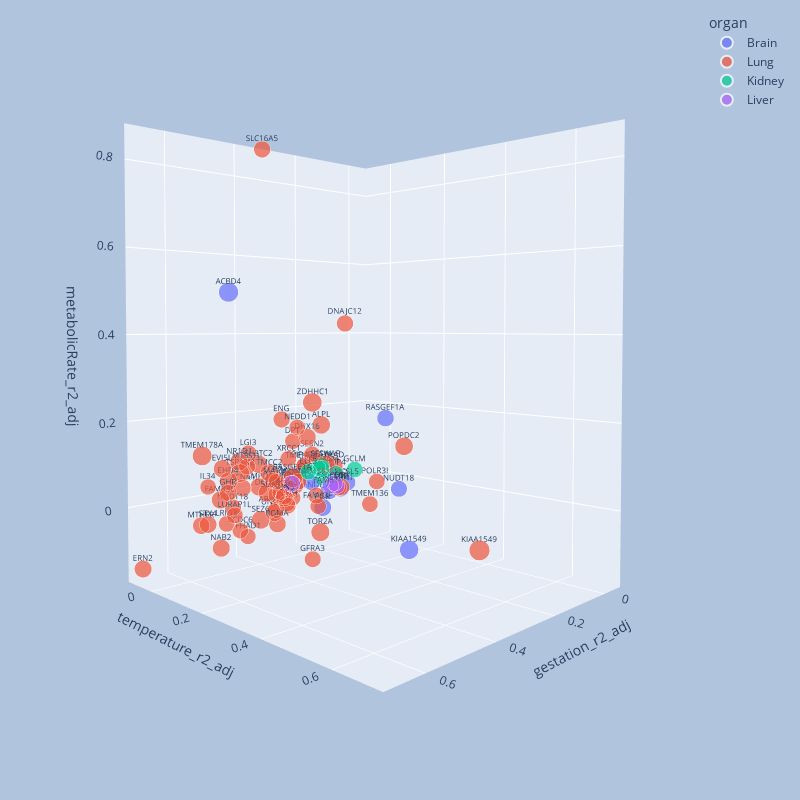

The cell this chart's notebook holds for it:
### Code cell
import plotly.express as px
import numpy as np
fig = px.scatter_3d(df, x="gestation_r2_adj", y="temperature_r2_adj", z="metabolicRate_r2_adj", size="maxlifespan_r2_adj", color='organ',
                    text = "symbol", hover_data=['symbol'], width=800, height=800)
fig.update_layout(
    margin=dict(l=50, r=50, t=10, b=100),
    paper_bgcolor="LightSteelBlue",
)
fig.update_traces(textfont_size=8)
#fig.update_layout(scene_zaxis_type="log")
fig.show()

### Figure 1 — Plotly figure (JSON) as saved in the notebook; plotly's stock layout.template omitted (floating-point values rounded to 4 significant figures)
{"data": [{"customdata": [["ACBD4"], ["KIAA1549"], ["PGR"], ["NEDD4"], ["FAM81A"], ["CYHR1"], ["RASGEF1A"], ["TRIM35"], ["ACSL5"], ["NUDT18"], ["HDAC3"]], "hovertemplate": "organ=Brain<br>gestation_r2_adj=%{x}<br>temperature_r2_adj=%{y}<br>metabolicRate_r2_adj=%{z}<br>maxlifespan_r2_adj=%{marker.size}<br>symbol=%{text}<extra></extra>", "legendgroup": "Brain", "marker": {"color": "#636efa", "size": [0.7538, 0.7071, 0.6031, 0.5982, 0.5769, 0.5683, 0.5656, 0.5587, 0.5422, 0.5329, 0.5111], "sizemode": "area", "sizeref": 0.002065, "symbol": "circle"}, "mode": "markers+text", "name": "Brain", "scene": "scene", "showlegend": true, "text": ["ACBD4", "KIAA1549", "PGR", "NEDD4", "FAM81A", "CYHR1", "RASGEF1A", "TRIM35", "ACSL5", "NUDT18", "HDAC3"], "textfont": {"size": 8}, "type": "scatter3d", "x": [0.4957, 0.5119, 0.2818, 0.1777, 0.2199, 0.1274, 0.2071, 0.2353, 0.1067, 0.1256, 0.3142], "y": [0.006725, 0.604, 0.1007, -0.002072, 0.05512, -7.17e-05, 0.2468, 0.005458, 0.004403, 0.2153, -0.008322], "z": [0.5002, 0, -0.0331, 0.03639, -0.006763, -0.02041, 0.1964, 0.01191, -0.006343, 0.007803, -0.01458]}, {"customdata": [["TMEM178A"], ["RASGEF1A"], ["ZDHHC1"], ["SFSWAP"], ["TOR2A"], ["TSPAN2"], ["SUN5"], ["TMCC2"], ["SEZ6"], ["POPDC2"], ["NR1D1"], ["EHD4"], ["ALPL"], ["SH3TC2"], ["DCLK2"], ["SMPD1"], ["EVI5L"], ["SLC26A8"], ["FAM83C"], ["UNC79"], ["ERN2"], ["NAB2"], ["TAF3"], ["ALAD"], ["KCNK1"], ["DHX16"], ["MTHFR"], ["MIP"], ["STX4"], ["RGMA"], ["GHR"], ["ARHGAP1"], ["SLC16A5"], ["XPNPEP2"], ["CLUH"], ["DNAJC12"], ["CCDC83"], ["NUDT18"], ["ENG"], ["FNDC7"], ["MTSS1L"], ["MAT1A"], ["NEDD4"], ["SESN2"], ["GFRA3"], ["CLEC2L"], ["LGI3"], ["PKN3"], ["LURAP1L"], ["CCR7"], ["SLC7A10"], ["TMEM204"], ["XRCC1"], ["LRIG3"], ["PMM1"], ["NKD1"], ["KIAA1549"], ["CPLX3"], ["TMEM136"], ["FAM83F"], ["DPT"], ["POLR3H"], ["NDNF"], ["PIP4P2"], ["IL34"], ["CCDC6"], ["FHAD1"], ["NEDD1"]], "hovertemplate": "organ=Lung<br>gestation_r2_adj=%{x}<br>temperature_r2_adj=%{y}<br>metabolicRate_r2_adj=%{z}<br>maxlifespan_r2_adj=%{marker.size}<br>symbol=%{text}<extra></extra>", "legendgroup": "Lung", "marker": {"color": "#EF553B", "size": [0.7347, 0.7331, 0.7153, 0.6716, 0.6693, 0.6675, 0.6672, 0.6586, 0.6553, 0.6524, 0.6456, 0.643, 0.6388, 0.6345, 0.629, 0.627, 0.6269, 0.6262, 0.6262, 0.6052, 0.5904, 0.6047, 0.6017, 0.597, 0.5951, 0.5872, 0.5821, 0.582, 0.5816, 0.576, 0.5699, 0.5603, 0.5581, 0.556, 0.5547, 0.5529, 0.549, 0.5466, 0.5461, 0.5436, 0.5411, 0.5396, 0.5353, 0.5326, 0.5321, 0.5314, 0.5283, 0.5272, 0.5256, 0.5245, 0.5239, 0.5225, 0.5221, 0.5211, 0.5199, 0.519, 0.8259, 0.5178, 0.5157, 0.5139, 0.5123, 0.5087, 0.5066, 0.505, 0.5025, 0.5011, 0.5004, 0.5002], "sizemode": "area", "sizeref": 0.002065, "symbol": "circle"}, "mode": "markers+text", "name": "Lung", "scene": "scene", "showlegend": true, "text": ["TMEM178A", "RASGEF1A", "ZDHHC1", "SFSWAP", "TOR2A", "TSPAN2", "SUN5", "TMCC2", "SEZ6", "POPDC2", "NR1D1", "EHD4", "ALPL", "SH3TC2", "DCLK2", "SMPD1", "EVI5L", "SLC26A8", "FAM83C", "UNC79", "ERN2", "NAB2", "TAF3", "ALAD", "KCNK1", "DHX16", "MTHFR", "MIP", "STX4", "RGMA", "GHR", "ARHGAP1", "SLC16A5", "XPNPEP2", "CLUH", "DNAJC12", "CCDC83", "NUDT18", "ENG", "FNDC7", "MTSS1L", "MAT1A", "NEDD4", "SESN2", "GFRA3", "CLEC2L", "LGI3", "PKN3", "LURAP1L", "CCR7", "SLC7A10", "TMEM204", "XRCC1", "LRIG3", "PMM1", "NKD1", "KIAA1549", "CPLX3", "TMEM136", "FAM83F", "DPT", "POLR3H", "NDNF", "PIP4P2", "IL34", "CCDC6", "FHAD1", "NEDD1"], "textfont": {"size": 8}, "type": "scatter3d", "x": [0.5398, 0.5315, 0.38, 0.4196, 0.3542, 0.4327, 0.442, 0.3673, 0.38, -0.03409, 0.44, 0.4635, 0.1812, 0.3763, 0.3427, 0.3611, 0.4912, 0.3986, 0.4868, 0.3246, 0.6805, 0.5596, 0.3216, 0.1402, 0.4104, 0.2745, 0.5848, 0.2114, 0.5419, 0.3848, 0.5051, 0.3115, 0.4017, 0.2765, 0.3063, 0.275, 0.2726, 0.4444, 0.3216, 0.1983, 0.4391, 0.4571, 0.2712, 0.2265, 0.3574, 0.118, 0.3939, 0.279, 0.5359, 0.3239, 0.2703, 0.2193, 0.2894, 0.4714, 0.2599, 0.2728, 0.4212, 0.285, 0.2967, 0.2915, 0.2588, -0.04579, 0.2716, 0.2188, 0.515, 0.4335, 0.414, 0.3213], "y": [-0.04295, 0.2871, 0.1754, 0.2668, 0.1738, -0.03786, 0.1469, -0.004109, -0.02392, 0.08471, -0.03167, -0.04377, -0.01807, -0.03725, -0.04438, -0.05456, -0.02905, 0.06571, -0.04459, -0.03866, -0.07587, 0.06301, -0.01646, -0.01201, -0.05882, 0.03409, 0.02033, 0.09295, -0.01632, 0.04963, 0.01419, -0.04785, 0.01694, -0.05797, -0.0103, 0.1757, -0.005605, -0.05224, -0.01161, -0.01853, 0.0001122, 0.1379, -0.03727, -0.002928, 0.1496, -0.01936, -0.05498, -0.0224, 0.08376, -0.04612, -0.03746, -0.045, -0.02487, -0.04068, -0.0328, -0.04785, 0.6994, -0.03097, 0.2834, 0.09506, -0.04255, -0.03326, -0.02932, -0.04354, -0.05526, -0.03657, -0.03191, 0.0501], "z": [0.1089, 0.0975, 0.2411, 0.1105, -0.07012, 0.05485, 0.0213, 0.05059, -0.06884, 0.08675, 0.08406, 0.03771, 0.1556, 0.07051, -0.008823, 0.008004, 0.07371, 0.01049, -0.005337, -0.06159, -0.1425, -0.0904, -0.003909, 0.04224, 0.01136, 0.1361, -0.04131, 0.007544, -0.0521, -0.06605, 0.0224, -0.05812, 0.8498, -0.02992, -0.03642, 0.4262, 0.01622, -0.03206, 0.1819, -0.03293, 0.07622, 0.05984, 0.005816, 0.08245, -0.1389, -0.02195, 0.0979, 0.01076, -0.01489, 0.02143, -0.007568, 0.04572, 0.07529, -0.06659, -0.0005139, -0.05278, 0, 0.001523, 0.005221, -0.02941, 0.1169, -0.02907, -0.02944, 0.04816, 0.02884, -0.0892, -0.1064, 0.1666]}, {"customdata": [["SUN3"], ["AQP4"], ["TCF19"], ["SPP2"], ["GCLM"], ["ELL3"], ["CAB39L"]], "hovertemplate": "organ=Kidney<br>gestation_r2_adj=%{x}<br>temperature_r2_adj=%{y}<br>metabolicRate_r2_adj=%{z}<br>maxlifespan_r2_adj=%{marker.size}<br>symbol=%{text}<extra></extra>", "legendgroup": "Kidney", "marker": {"color": "#00cc96", "size": [0.5782, 0.568, 0.5569, 0.5107, 0.5077, 0.5074, 0.5068], "sizemode": "area", "sizeref": 0.002065, "symbol": "circle"}, "mode": "markers+text", "name": "Kidney", "scene": "scene", "showlegend": true, "text": ["SUN3", "AQP4", "TCF19", "SPP2", "GCLM", "ELL3", "CAB39L"], "textfont": {"size": 8}, "type": "scatter3d", "x": [0.1986, 0.1345, 0.1816, 0.1905, 0.05695, 0.272, 0.1747], "y": [0.001169, -0.01249, -0.01888, -0.02081, -0.01851, 0.03543, -0.01971], "z": [0.04194, 0.01743, 0.04637, 0.04011, 0.02023, 0.04709, 0.01208]}, {"customdata": [["C6orf89"], ["GNA12"], ["SMPD1"], ["CYHR1"]], "hovertemplate": "organ=Liver<br>gestation_r2_adj=%{x}<br>temperature_r2_adj=%{y}<br>metabolicRate_r2_adj=%{z}<br>maxlifespan_r2_adj=%{marker.size}<br>symbol=%{text}<extra></extra>", "legendgroup": "Liver", "marker": {"color": "#ab63fa", "size": [0.5325, 0.5172, 0.513, 0.5013], "sizemode": "area", "sizeref": 0.002065, "symbol": "circle"}, "mode": "markers+text", "name": "Liver", "scene": "scene", "showlegend": true, "text": ["C6orf89", "GNA12", "SMPD1", "CYHR1"], "textfont": {"size": 8}, "type": "scatter3d", "x": [0.2882, 0.1569, 0.1686, 0.1357], "y": [-0.01142, 0.00741, 0.004976, -0.006018], "z": [0.01252, -0.001246, -0.006822, -0.01305]}], "layout": {"height": 800, "legend": {"itemsizing": "constant", "title": {"text": "organ"}, "tracegroupgap": 0}, "margin": {"b": 100, "l": 50, "r": 50, "t": 10}, "paper_bgcolor": "LightSteelBlue", "scene": {"aspectmode": "auto", "aspectratio": {"x": 0.8818, "y": 0.9412, "z": 1.205}, "camera": {"center": {"x": 0, "y": 0, "z": 0}, "eye": {"x": 1.529, "y": 1.531, "z": 0.07374}, "projection": {"type": "perspective"}, "up": {"x": 0, "y": 0, "z": 1}}, "domain": {"x": [0, 1], "y": [0, 1]}, "xaxis": {"title": {"text": "gestation_r2_adj"}, "type": "linear"}, "yaxis": {"title": {"text": "temperature_r2_adj"}, "type": "linear"}, "zaxis": {"title": {"text": "metabolicRate_r2_adj"}, "type": "linear"}}, "width": 800}}
